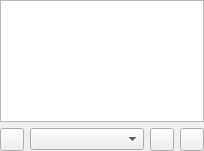
<?xml version="1.0" encoding="UTF-8"?>
<ui version="4.0">
 <class>AlbumsPage</class>
 <widget class="QWidget" name="AlbumsPage">
  <property name="geometry">
   <rect>
    <x>0</x>
    <y>0</y>
    <width>204</width>
    <height>151</height>
   </rect>
  </property>
  <property name="windowTitle">
   <string>Form</string>
  </property>
  <layout class="QGridLayout" name="gridLayout">
   <property name="margin">
    <number>0</number>
   </property>
   <item row="0" column="0" colspan="4">
    <widget class="ItemView" name="view"/>
   </item>
   <item row="1" column="0">
    <widget class="QToolButton" name="libraryUpdate"/>
   </item>
   <item row="1" column="1">
    <widget class="QComboBox" name="genreCombo">
     <property name="sizePolicy">
      <sizepolicy hsizetype="MinimumExpanding" vsizetype="Fixed">
       <horstretch>0</horstretch>
       <verstretch>0</verstretch>
      </sizepolicy>
     </property>
    </widget>
   </item>
   <item row="1" column="2">
    <widget class="QToolButton" name="addToPlaylist"/>
   </item>
   <item row="1" column="3">
    <widget class="QToolButton" name="replacePlaylist"/>
   </item>
  </layout>
 </widget>
 <customwidgets>
  <customwidget>
   <class>ItemView</class>
   <extends>QListView</extends>
   <header>itemview.h</header>
  </customwidget>
 </customwidgets>
 <resources/>
 <connections/>
</ui>
